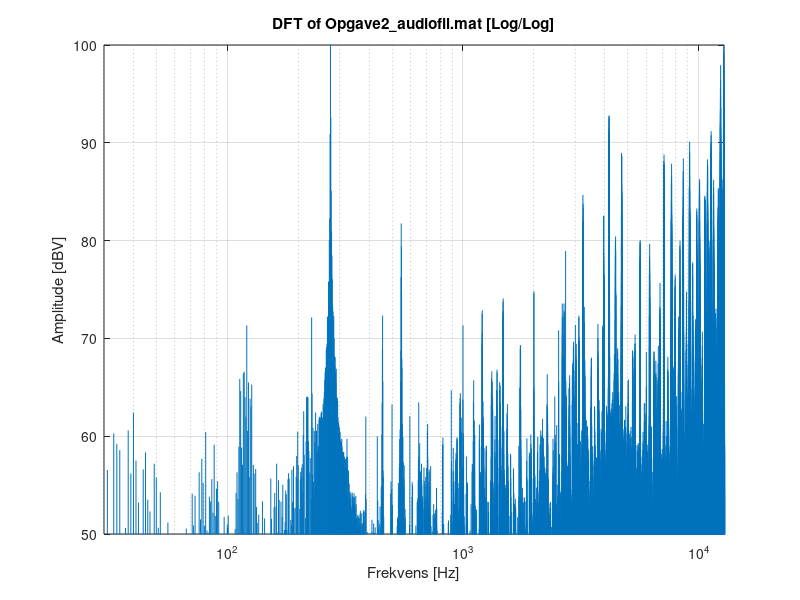
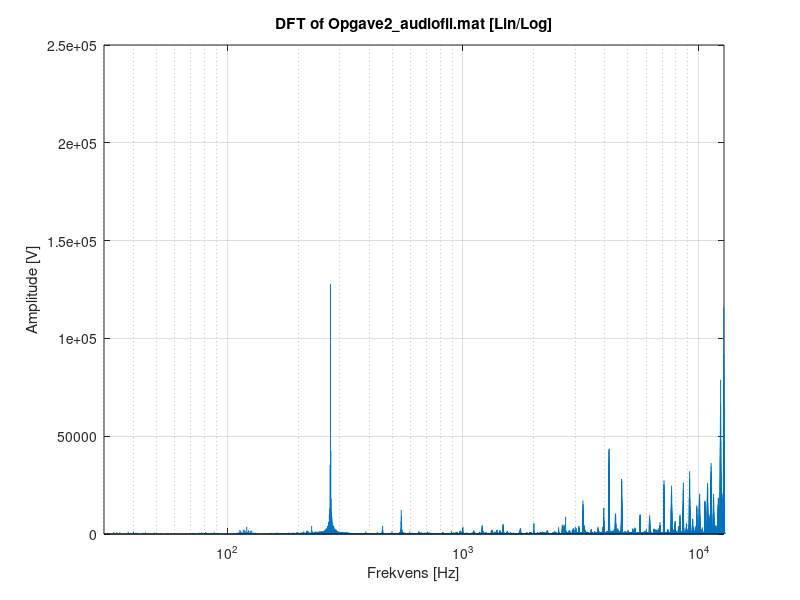
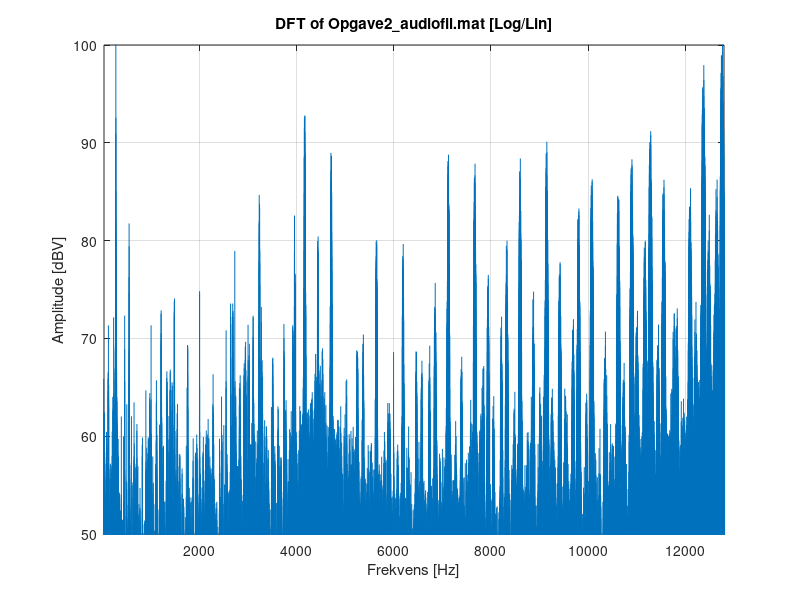
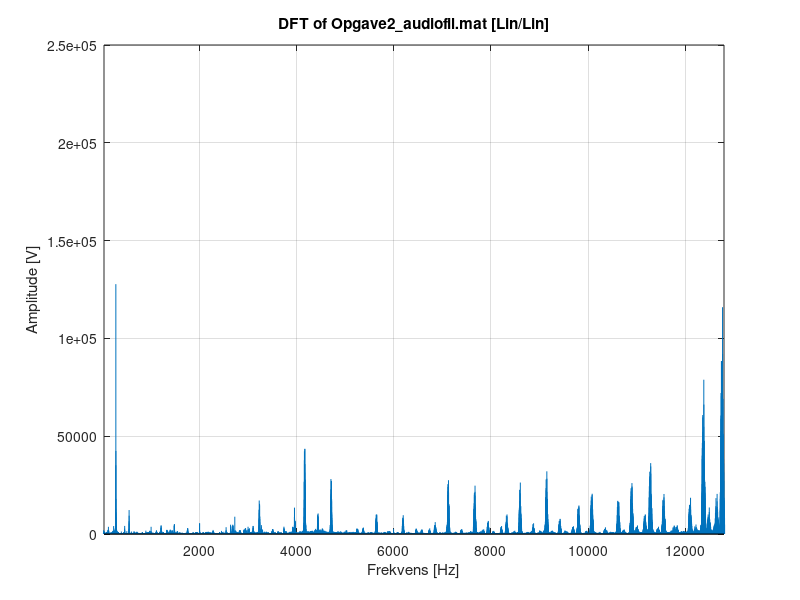

Write MATLAB code to recreate these figures, in order.
%% Case 2
load('Opgave2_audiofil.mat');

fs = 25600; % fs found in opgavebeskrivelsen
x = raw_input; % Rename variable to fit convention
y = x(1:fs*10); %Isolate first 10 seconds
dc = mean(y); % Find DC-offset
y = y - dc; % Remove DC-offset to clean up signal
N = length(y);

figure(5)
plot((0:N-1) / fs, y);
title('Opgave2\_audiofil.mat')
xlabel('Time [s]')
ylabel('Amplitude [V]')
grid on

Y = fft(y);

%% Plotting signals
% Log over log
figure(1)
stem(20*log10(abs(Y)), 'BaseValue', -160, 'Marker', 'none');
title('DFT of Opgave2\_audiofil.mat [Log/Log]');
xlabel('Frekvens [Hz]');
ylabel('Amplitude [dBV]');
set(gca, 'xscal', 'log');
ylim([50, 100]);
xlim([30, fs/2]);
grid on

% Lin over log
figure(2)
stem(abs(Y), 'Marker', 'none');
title('DFT of Opgave2\_audiofil.mat [Lin/Log]');
set(gca, 'xscal', 'log');
xlabel('Frekvens [Hz]');
ylabel('Amplitude [V]');
%ylim([0, 1]);
xlim([30, fs/2]);
grid on

% Log over lin
figure(3)
stem(20*log10(abs(Y)), 'BaseValue', -160, 'Marker', 'none');
title('DFT of Opgave2\_audiofil.mat [Log/Lin]');
xlabel('Frekvens [Hz]');
ylabel('Amplitude [dBV]');
ylim([50, 100]);
xlim([30, fs/2]);
grid on

% Lin over lin
figure(4)
stem(abs(Y), 'Marker', 'none');
title('DFT of Opgave2\_audiofil.mat [Lin/Lin]');
xlabel('Frekvens [Hz]');
ylabel('Amplitude [V]');
%ylim([0, 1]);
xlim([30, fs/2]);
grid on

%%
% Show DC value in command window
dc
% Calculate ac_mean by removing DC offset and calculating RMS.
ac_mean = rms(y)
% Calculate energy by summing square of input signal.
% Also check that Parseval was right.
energy = sum(abs(y).^2)
energy = sum(abs(Y).^2)/N

%%
f_res = fs/fs;
% Calculate the bin in which 40 Hz is represented
cutoff_bin = 40/f_res

% Split data in two parts around cutoff_bin
Y_lo = Y(1:40);
Y_hi = Y(40:end);

% Calculate lo and hi frequency energy
energy_lo = sum(abs(Y_lo).^2)/N
energy_hi = sum(abs(Y_hi).^2)/N

% Calculate the energy ratio
energy_ratio = energy_lo / energy_hi

save results1
